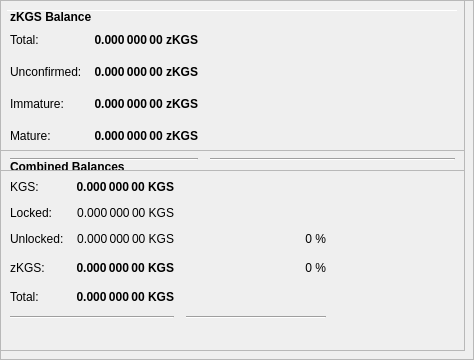
        <widget class="QFrame" name="frameObfuscation">
         <property name="minimumSize">
          <size>
           <width>0</width>
           <height>350</height>
          </size>
         </property>
         <property name="layoutDirection">
          <enum>Qt::LeftToRight</enum>
         </property>
         <property name="frameShape">
          <enum>QFrame::StyledPanel</enum>
         </property>
         <property name="frameShadow">
          <enum>QFrame::Raised</enum>
         </property>
         <widget class="QPushButton" name="runAutoDenom">
          <property name="geometry">
           <rect>
            <x>251</x>
            <y>17</y>
            <width>1</width>
            <height>1</height>
           </rect>
          </property>
          <property name="palette">
           <palette>
            <active>
             <colorrole role="WindowText">
              <brush brushstyle="SolidPattern">
               <color alpha="255">
                <red>0</red>
                <green>0</green>
                <blue>0</blue>
               </color>
              </brush>
             </colorrole>
             <colorrole role="Button">
              <brush brushstyle="SolidPattern">
               <color alpha="255">
                <red>239</red>
                <green>238</green>
                <blue>238</blue>
               </color>
              </brush>
             </colorrole>
             <colorrole role="Light">
              <brush brushstyle="SolidPattern">
               <color alpha="255">
                <red>255</red>
                <green>255</green>
                <blue>255</blue>
               </color>
              </brush>
             </colorrole>
             <colorrole role="Midlight">
              <brush brushstyle="SolidPattern">
               <color alpha="255">
                <red>247</red>
                <green>246</green>
                <blue>246</blue>
               </color>
              </brush>
             </colorrole>
             <colorrole role="Dark">
              <brush brushstyle="SolidPattern">
               <color alpha="255">
                <red>119</red>
                <green>119</green>
                <blue>119</blue>
               </color>
              </brush>
             </colorrole>
             <colorrole role="Mid">
              <brush brushstyle="SolidPattern">
               <color alpha="255">
                <red>159</red>
                <green>159</green>
                <blue>159</blue>
               </color>
              </brush>
             </colorrole>
             <colorrole role="Text">
              <brush brushstyle="SolidPattern">
               <color alpha="255">
                <red>0</red>
                <green>0</green>
                <blue>0</blue>
               </color>
              </brush>
             </colorrole>
             <colorrole role="BrightText">
              <brush brushstyle="SolidPattern">
               <color alpha="255">
                <red>255</red>
                <green>255</green>
                <blue>255</blue>
               </color>
              </brush>
             </colorrole>
             <colorrole role="ButtonText">
              <brush brushstyle="SolidPattern">
               <color alpha="255">
                <red>0</red>
                <green>0</green>
                <blue>0</blue>
               </color>
              </brush>
             </colorrole>
             <colorrole role="Base">
              <brush brushstyle="SolidPattern">
               <color alpha="255">
                <red>255</red>
                <green>255</green>
                <blue>255</blue>
               </color>
              </brush>
             </colorrole>
             <colorrole role="Window">
              <brush brushstyle="SolidPattern">
               <color alpha="255">
                <red>239</red>
                <green>238</green>
                <blue>238</blue>
               </color>
              </brush>
             </colorrole>
             <colorrole role="Shadow">
              <brush brushstyle="SolidPattern">
               <color alpha="255">
                <red>0</red>
                <green>0</green>
                <blue>0</blue>
               </color>
              </brush>
             </colorrole>
             <colorrole role="AlternateBase">
              <brush brushstyle="SolidPattern">
               <color alpha="255">
                <red>247</red>
                <green>246</green>
                <blue>246</blue>
               </color>
              </brush>
             </colorrole>
             <colorrole role="ToolTipBase">
              <brush brushstyle="SolidPattern">
               <color alpha="255">
                <red>255</red>
                <green>255</green>
                <blue>220</blue>
               </color>
              </brush>
             </colorrole>
             <colorrole role="ToolTipText">
              <brush brushstyle="SolidPattern">
               <color alpha="255">
                <red>0</red>
                <green>0</green>
                <blue>0</blue>
               </color>
              </brush>
             </colorrole>
            </active>
            <inactive>
             <colorrole role="WindowText">
              <brush brushstyle="SolidPattern">
               <color alpha="255">
                <red>0</red>
                <green>0</green>
                <blue>0</blue>
               </color>
              </brush>
             </colorrole>
             <colorrole role="Button">
              <brush brushstyle="SolidPattern">
               <color alpha="255">
                <red>239</red>
                <green>238</green>
                <blue>238</blue>
               </color>
              </brush>
             </colorrole>
             <colorrole role="Light">
              <brush brushstyle="SolidPattern">
               <color alpha="255">
                <red>255</red>
                <green>255</green>
                <blue>255</blue>
               </color>
              </brush>
             </colorrole>
             <colorrole role="Midlight">
              <brush brushstyle="SolidPattern">
               <color alpha="255">
                <red>247</red>
                <green>246</green>
                <blue>246</blue>
               </color>
              </brush>
             </colorrole>
             <colorrole role="Dark">
              <brush brushstyle="SolidPattern">
               <color alpha="255">
                <red>119</red>
                <green>119</green>
                <blue>119</blue>
               </color>
              </brush>
             </colorrole>
             <colorrole role="Mid">
              <brush brushstyle="SolidPattern">
               <color alpha="255">
                <red>159</red>
                <green>159</green>
                <blue>159</blue>
               </color>
              </brush>
             </colorrole>
             <colorrole role="Text">
              <brush brushstyle="SolidPattern">
               <color alpha="255">
                <red>0</red>
                <green>0</green>
                <blue>0</blue>
               </color>
              </brush>
             </colorrole>
             <colorrole role="BrightText">
              <brush brushstyle="SolidPattern">
               <color alpha="255">
                <red>255</red>
                <green>255</green>
                <blue>255</blue>
               </color>
              </brush>
             </colorrole>
             <colorrole role="ButtonText">
              <brush brushstyle="SolidPattern">
               <color alpha="255">
                <red>0</red>
                <green>0</green>
                <blue>0</blue>
               </color>
              </brush>
             </colorrole>
             <colorrole role="Base">
              <brush brushstyle="SolidPattern">
               <color alpha="255">
                <red>255</red>
                <green>255</green>
                <blue>255</blue>
               </color>
              </brush>
             </colorrole>
             <colorrole role="Window">
              <brush brushstyle="SolidPattern">
               <color alpha="255">
                <red>239</red>
                <green>238</green>
                <blue>238</blue>
               </color>
              </brush>
             </colorrole>
             <colorrole role="Shadow">
              <brush brushstyle="SolidPattern">
               <color alpha="255">
                <red>0</red>
                <green>0</green>
                <blue>0</blue>
               </color>
              </brush>
             </colorrole>
             <colorrole role="AlternateBase">
              <brush brushstyle="SolidPattern">
               <color alpha="255">
                <red>247</red>
                <green>246</green>
                <blue>246</blue>
               </color>
              </brush>
             </colorrole>
             <colorrole role="ToolTipBase">
              <brush brushstyle="SolidPattern">
               <color alpha="255">
                <red>255</red>
                <green>255</green>
                <blue>220</blue>
               </color>
              </brush>
             </colorrole>
             <colorrole role="ToolTipText">
              <brush brushstyle="SolidPattern">
               <color alpha="255">
                <red>0</red>
                <green>0</green>
                <blue>0</blue>
               </color>
              </brush>
             </colorrole>
            </inactive>
            <disabled>
             <colorrole role="WindowText">
              <brush brushstyle="SolidPattern">
               <color alpha="255">
                <red>119</red>
                <green>119</green>
                <blue>119</blue>
               </color>
              </brush>
             </colorrole>
             <colorrole role="Button">
              <brush brushstyle="SolidPattern">
               <color alpha="255">
                <red>239</red>
                <green>238</green>
                <blue>238</blue>
               </color>
              </brush>
             </colorrole>
             <colorrole role="Light">
              <brush brushstyle="SolidPattern">
               <color alpha="255">
                <red>255</red>
                <green>255</green>
                <blue>255</blue>
               </color>
              </brush>
             </colorrole>
             <colorrole role="Midlight">
              <brush brushstyle="SolidPattern">
               <color alpha="255">
                <red>247</red>
                <green>246</green>
                <blue>246</blue>
               </color>
              </brush>
             </colorrole>
             <colorrole role="Dark">
              <brush brushstyle="SolidPattern">
               <color alpha="255">
                <red>119</red>
                <green>119</green>
                <blue>119</blue>
               </color>
              </brush>
             </colorrole>
             <colorrole role="Mid">
              <brush brushstyle="SolidPattern">
               <color alpha="255">
                <red>159</red>
                <green>159</green>
                <blue>159</blue>
               </color>
              </brush>
             </colorrole>
             <colorrole role="Text">
              <brush brushstyle="SolidPattern">
               <color alpha="255">
                <red>119</red>
                <green>119</green>
                <blue>119</blue>
               </color>
              </brush>
             </colorrole>
             <colorrole role="BrightText">
              <brush brushstyle="SolidPattern">
               <color alpha="255">
                <red>255</red>
                <green>255</green>
                <blue>255</blue>
               </color>
              </brush>
             </colorrole>
             <colorrole role="ButtonText">
              <brush brushstyle="SolidPattern">
               <color alpha="255">
                <red>119</red>
                <green>119</green>
                <blue>119</blue>
               </color>
              </brush>
             </colorrole>
             <colorrole role="Base">
              <brush brushstyle="SolidPattern">
               <color alpha="255">
                <red>239</red>
                <green>238</green>
                <blue>238</blue>
               </color>
              </brush>
             </colorrole>
             <colorrole role="Window">
              <brush brushstyle="SolidPattern">
               <color alpha="255">
                <red>239</red>
                <green>238</green>
                <blue>238</blue>
               </color>
              </brush>
             </colorrole>
             <colorrole role="Shadow">
              <brush brushstyle="SolidPattern">
               <color alpha="255">
                <red>0</red>
                <green>0</green>
                <blue>0</blue>
               </color>
              </brush>
             </colorrole>
             <colorrole role="AlternateBase">
              <brush brushstyle="SolidPattern">
               <color alpha="255">
                <red>239</red>
                <green>238</green>
                <blue>238</blue>
               </color>
              </brush>
             </colorrole>
             <colorrole role="ToolTipBase">
              <brush brushstyle="SolidPattern">
               <color alpha="255">
                <red>255</red>
                <green>255</green>
                <blue>220</blue>
               </color>
              </brush>
             </colorrole>
             <colorrole role="ToolTipText">
              <brush brushstyle="SolidPattern">
               <color alpha="255">
                <red>0</red>
                <green>0</green>
                <blue>0</blue>
               </color>
              </brush>
             </colorrole>
            </disabled>
           </palette>
          </property>
          <property name="focusPolicy">
           <enum>Qt::NoFocus</enum>
          </property>
          <property name="autoFillBackground">
           <bool>true</bool>
          </property>
          <property name="text">
           <string/>
          </property>
          <property name="flat">
           <bool>true</bool>
          </property>
         </widget>
         <widget class="Line" name="line">
          <property name="geometry">
           <rect>
            <x>7</x>
            <y>10</y>
            <width>451</width>
            <height>1</height>
           </rect>
          </property>
          <property name="orientation">
           <enum>Qt::Horizontal</enum>
          </property>
         </widget>
         <widget class="QFrame" name="frame_3">
          <property name="geometry">
           <rect>
            <x>0</x>
            <y>150</y>
            <width>465</width>
            <height>201</height>
           </rect>
          </property>
          <property name="frameShape">
           <enum>QFrame::StyledPanel</enum>
          </property>
          <property name="frameShadow">
           <enum>QFrame::Raised</enum>
          </property>
          <layout class="QVBoxLayout" name="verticalLayout_5">
           <item>
            <layout class="QHBoxLayout" name="horizontalLayout_5" stretch="0">
             <item>
              <widget class="QLabel" name="label_5z">
               <property name="maximumSize">
                <size>
                 <width>16777215</width>
                 <height>20</height>
                </size>
               </property>
               <property name="font">
                <font>
                 <weight>75</weight>
                 <bold>true</bold>
                </font>
               </property>
               <property name="toolTip">
                <string>Combined Balances (including unconfirmed and immature coins)</string>
               </property>
               <property name="text">
                <string>&lt;html&gt;&lt;head/&gt;&lt;body&gt;&lt;p&gt;Combined Balances&lt;/p&gt;&lt;/body&gt;&lt;/html&gt;</string>
               </property>
              </widget>
             </item>
            </layout>
           </item>
           <item>
            <layout class="QGridLayout" name="gridLayout_3">
             <property name="spacing">
              <number>12</number>
             </property>
             <item row="7" column="0" colspan="2">
              <widget class="Line" name="lineSpendableBalance_3">
               <property name="orientation">
                <enum>Qt::Horizontal</enum>
               </property>
              </widget>
             </item>
             <item row="7" column="2">
              <widget class="Line" name="lineWatchBalance_3">
               <property name="sizePolicy">
                <sizepolicy hsizetype="Preferred" vsizetype="Fixed">
                 <horstretch>0</horstretch>
                 <verstretch>0</verstretch>
                </sizepolicy>
               </property>
               <property name="minimumSize">
                <size>
                 <width>140</width>
                 <height>0</height>
                </size>
               </property>
               <property name="orientation">
                <enum>Qt::Horizontal</enum>
               </property>
              </widget>
             </item>
             <item row="4" column="1">
              <widget class="QLabel" name="labelzBalancez">
               <property name="font">
                <font>
                 <weight>75</weight>
                 <bold>true</bold>
                </font>
               </property>
               <property name="cursor">
                <cursorShape>IBeamCursor</cursorShape>
               </property>
               <property name="toolTip">
                <string>Total of transactions that have yet to be confirmed, and do not yet count toward the spendable balance</string>
               </property>
               <property name="text">
                <string notr="true">0.000 000 00 KGS</string>
               </property>
               <property name="alignment">
                <set>Qt::AlignRight|Qt::AlignTrailing|Qt::AlignVCenter</set>
               </property>
               <property name="textInteractionFlags">
                <set>Qt::LinksAccessibleByMouse|Qt::TextSelectableByKeyboard|Qt::TextSelectableByMouse</set>
               </property>
              </widget>
             </item>
             <item row="6" column="1">
              <widget class="QLabel" name="labelTotalz">
               <property name="font">
                <font>
                 <weight>75</weight>
                 <bold>true</bold>
                </font>
               </property>
               <property name="cursor">
                <cursorShape>IBeamCursor</cursorShape>
               </property>
               <property name="toolTip">
                <string>Total Balance, including unconfirmed and immature coins.</string>
               </property>
               <property name="text">
                <string notr="true">0.000 000 00 KGS</string>
               </property>
               <property name="alignment">
                <set>Qt::AlignRight|Qt::AlignTrailing|Qt::AlignVCenter</set>
               </property>
               <property name="textInteractionFlags">
                <set>Qt::LinksAccessibleByMouse|Qt::TextSelectableByKeyboard|Qt::TextSelectableByMouse</set>
               </property>
              </widget>
             </item>
             <item row="4" column="3">
              <spacer name="horizontalSpacer_6">
               <property name="orientation">
                <enum>Qt::Horizontal</enum>
               </property>
               <property name="sizeHint" stdset="0">
                <size>
                 <width>40</width>
                 <height>20</height>
                </size>
               </property>
              </spacer>
             </item>
             <item row="6" column="0">
              <widget class="QLabel" name="labelTotalTextz">
               <property name="text">
                <string>Total:</string>
               </property>
              </widget>
             </item>
             <item row="1" column="0">
              <widget class="QLabel" name="labelBalanceTextz">
               <property name="text">
                <string>KGS:</string>
               </property>
              </widget>
             </item>
             <item row="1" column="1">
              <widget class="QLabel" name="labelBalancez">
               <property name="font">
                <font>
                 <weight>75</weight>
                 <bold>true</bold>
                </font>
               </property>
               <property name="cursor">
                <cursorShape>IBeamCursor</cursorShape>
               </property>
               <property name="toolTip">
                <string>Your current spendable balance</string>
               </property>
               <property name="text">
                <string notr="true">0.000 000 00 KGS</string>
               </property>
               <property name="alignment">
                <set>Qt::AlignRight|Qt::AlignTrailing|Qt::AlignVCenter</set>
               </property>
               <property name="textInteractionFlags">
                <set>Qt::LinksAccessibleByMouse|Qt::TextSelectableByKeyboard|Qt::TextSelectableByMouse</set>
               </property>
              </widget>
             </item>
             <item row="4" column="0">
              <widget class="QLabel" name="labelzBalanceTextz">
               <property name="toolTip">
                <string/>
               </property>
               <property name="text">
                <string>zKGS:</string>
               </property>
              </widget>
             </item>
             <item row="4" column="2">
              <widget class="QLabel" name="labelzKGSPercent">
               <property name="toolTip">
                <string>Current percentage of zKGS.
If AutoMint is enabled this percentage will settle around the configured AutoMint percentage (default = 10%)</string>
               </property>
               <property name="text">
                <string>0 %</string>
               </property>
               <property name="alignment">
                <set>Qt::AlignRight|Qt::AlignTrailing|Qt::AlignVCenter</set>
               </property>
              </widget>
             </item>
             <item row="6" column="2">
              <widget class="QLabel" name="label100Percent">
               <property name="text">
                <string/>
               </property>
               <property name="alignment">
                <set>Qt::AlignRight|Qt::AlignTrailing|Qt::AlignVCenter</set>
               </property>
              </widget>
             </item>
             <item row="2" column="1">
              <widget class="QLabel" name="labelLockedBalance">
               <property name="toolTip">
                <string>Locked KGS or Masternode collaterals. These are excluded from zKGS minting.</string>
               </property>
               <property name="text">
                <string>0.000 000 00 KGS</string>
               </property>
               <property name="alignment">
                <set>Qt::AlignRight|Qt::AlignTrailing|Qt::AlignVCenter</set>
               </property>
              </widget>
             </item>
             <item row="2" column="0">
              <widget class="QLabel" name="labelLockedBalanceText">
               <property name="toolTip">
                <string>Locked KGS or Masternode collaterals. These are excluded from zKGS minting.</string>
               </property>
               <property name="text">
                <string>Locked:</string>
               </property>
              </widget>
             </item>
             <item row="3" column="0">
              <widget class="QLabel" name="labelUnLockedBalanceText">
               <property name="toolTip">
                <string>Unlocked KGSs. These can be used for zKGS minting.</string>
               </property>
               <property name="text">
                <string>Unlocked:</string>
               </property>
              </widget>
             </item>
             <item row="3" column="1">
              <widget class="QLabel" name="labelUnLockedBalance">
               <property name="toolTip">
                <string>Unlocked KGSs. These can be used for zKGS minting.</string>
               </property>
               <property name="text">
                <string>0.000 000 00 KGS</string>
               </property>
               <property name="alignment">
                <set>Qt::AlignRight|Qt::AlignTrailing|Qt::AlignVCenter</set>
               </property>
              </widget>
             </item>
             <item row="3" column="2">
              <widget class="QLabel" name="labelKGSPercent">
               <property name="text">
                <string>0 %</string>
               </property>
               <property name="alignment">
                <set>Qt::AlignRight|Qt::AlignTrailing|Qt::AlignVCenter</set>
               </property>
              </widget>
             </item>
            </layout>
           </item>
           <item>
            <spacer name="verticalSpacer">
             <property name="orientation">
              <enum>Qt::Vertical</enum>
             </property>
             <property name="sizeHint" stdset="0">
              <size>
               <width>20</width>
               <height>40</height>
              </size>
             </property>
            </spacer>
           </item>
          </layout>
         </widget>
         <widget class="QFrame" name="frame_4">
          <property name="geometry">
           <rect>
            <x>0</x>
            <y>0</y>
            <width>465</width>
            <height>171</height>
           </rect>
          </property>
          <property name="frameShape">
           <enum>QFrame::StyledPanel</enum>
          </property>
          <property name="frameShadow">
           <enum>QFrame::Raised</enum>
          </property>
          <layout class="QVBoxLayout" name="verticalLayout_7">
           <item>
            <layout class="QHBoxLayout" name="horizontalLayout_8" stretch="0">
             <item>
              <widget class="QLabel" name="label_5z_3">
               <property name="maximumSize">
                <size>
                 <width>16777215</width>
                 <height>20</height>
                </size>
               </property>
               <property name="font">
                <font>
                 <weight>75</weight>
                 <bold>true</bold>
                </font>
               </property>
               <property name="text">
                <string>zKGS Balance</string>
               </property>
              </widget>
             </item>
            </layout>
           </item>
           <item>
            <layout class="QGridLayout" name="gridLayout_5">
             <property name="spacing">
              <number>12</number>
             </property>
             <item row="4" column="0">
              <widget class="QLabel" name="labelzBalanceMatureText">
               <property name="toolTip">
                <string>Mature: more than 20 confirmation and more than 1 mints of the same denomination after it was minted.
These zKGS are spendable.</string>
               </property>
               <property name="text">
                <string>Mature:</string>
               </property>
              </widget>
             </item>
             <item row="5" column="0" colspan="2">
              <widget class="Line" name="lineSpendableBalance_5">
               <property name="orientation">
                <enum>Qt::Horizontal</enum>
               </property>
              </widget>
             </item>
             <item row="1" column="1">
              <widget class="QLabel" name="labelzBalance">
               <property name="font">
                <font>
                 <weight>75</weight>
                 <bold>true</bold>
                </font>
               </property>
               <property name="cursor">
                <cursorShape>IBeamCursor</cursorShape>
               </property>
               <property name="toolTip">
                <string>All available zKGS, unconfirmed and immature zKGS included.</string>
               </property>
               <property name="text">
                <string notr="true">0.000 000 00 zKGS</string>
               </property>
               <property name="alignment">
                <set>Qt::AlignRight|Qt::AlignTrailing|Qt::AlignVCenter</set>
               </property>
               <property name="textInteractionFlags">
                <set>Qt::LinksAccessibleByMouse|Qt::TextSelectableByKeyboard|Qt::TextSelectableByMouse</set>
               </property>
              </widget>
             </item>
             <item row="5" column="2">
              <widget class="Line" name="lineWatchBalance_5">
               <property name="sizePolicy">
                <sizepolicy hsizetype="Preferred" vsizetype="Fixed">
                 <horstretch>0</horstretch>
                 <verstretch>0</verstretch>
                </sizepolicy>
               </property>
               <property name="minimumSize">
                <size>
                 <width>140</width>
                 <height>0</height>
                </size>
               </property>
               <property name="orientation">
                <enum>Qt::Horizontal</enum>
               </property>
              </widget>
             </item>
             <item row="1" column="0">
              <widget class="QLabel" name="labelzBalanceText">
               <property name="toolTip">
                <string>All available zKGS, unconfirmed and immature zKGS included.</string>
               </property>
               <property name="text">
                <string>Total:</string>
               </property>
              </widget>
             </item>
             <item row="1" column="2">
              <spacer name="horizontalSpacer_8">
               <property name="orientation">
                <enum>Qt::Horizontal</enum>
               </property>
               <property name="sizeHint" stdset="0">
                <size>
                 <width>40</width>
                 <height>20</height>
                </size>
               </property>
              </spacer>
             </item>
             <item row="4" column="2">
              <spacer name="horizontalSpacer_4">
               <property name="orientation">
                <enum>Qt::Horizontal</enum>
               </property>
               <property name="sizeHint" stdset="0">
                <size>
                 <width>40</width>
                 <height>20</height>
                </size>
               </property>
              </spacer>
             </item>
             <item row="4" column="1">
              <widget class="QLabel" name="labelzBalanceMature">
               <property name="font">
                <font>
                 <weight>75</weight>
                 <bold>true</bold>
                </font>
               </property>
               <property name="toolTip">
                <string>Mature: more than 20 confirmation and more than 1 mints of the same denomination after it was minted.
These zKGS are spendable.</string>
               </property>
               <property name="text">
                <string>0.000 000 00 zKGS</string>
               </property>
               <property name="alignment">
                <set>Qt::AlignRight|Qt::AlignTrailing|Qt::AlignVCenter</set>
               </property>
              </widget>
             </item>
             <item row="2" column="0">
              <widget class="QLabel" name="labelzBalanceUnconfirmedText">
               <property name="toolTip">
                <string>Unconfirmed: less than 20 confirmations
Immature: confirmed, but less than 1 mints of the same denomination after it was minted</string>
               </property>
               <property name="text">
                <string>Unconfirmed:</string>
               </property>
              </widget>
             </item>
             <item row="2" column="1">
              <widget class="QLabel" name="labelzBalanceUnconfirmed">
               <property name="font">
                <font>
                 <weight>75</weight>
                 <bold>true</bold>
                </font>
               </property>
               <property name="toolTip">
                <string>Unconfirmed: less than 20 confirmations
Immature: confirmed, but less than 1 mints of the same denomination after it was minted</string>
               </property>
               <property name="text">
                <string>0.000 000 00 zKGS</string>
               </property>
               <property name="alignment">
                <set>Qt::AlignRight|Qt::AlignTrailing|Qt::AlignVCenter</set>
               </property>
              </widget>
             </item>
             <item row="2" column="2">
              <spacer name="horizontalSpacer_5">
               <property name="orientation">
                <enum>Qt::Horizontal</enum>
               </property>
               <property name="sizeHint" stdset="0">
                <size>
                 <width>40</width>
                 <height>20</height>
                </size>
               </property>
              </spacer>
             </item>
             <item row="3" column="0">
              <widget class="QLabel" name="labelzBalanceImmatureText">
               <property name="toolTip">
                <string>Unconfirmed: less than 20 confirmations
Immature: confirmed, but less than 1 mints of the same denomination after it was minted</string>
               </property>
               <property name="text">
                <string>Immature:</string>
               </property>
              </widget>
             </item>
             <item row="3" column="1">
              <widget class="QLabel" name="labelzBalanceImmature">
               <property name="font">
                <font>
                 <weight>75</weight>
                 <bold>true</bold>
                </font>
               </property>
               <property name="toolTip">
                <string>Unconfirmed: less than 20 confirmations
Immature: confirmed, but less than 1 mints of the same denomination after it was minted</string>
               </property>
               <property name="text">
                <string>0.000 000 00 zKGS</string>
               </property>
               <property name="alignment">
                <set>Qt::AlignRight|Qt::AlignTrailing|Qt::AlignVCenter</set>
               </property>
              </widget>
             </item>
             <item row="3" column="2">
              <spacer name="horizontalSpacer_7">
               <property name="orientation">
                <enum>Qt::Horizontal</enum>
               </property>
               <property name="sizeHint" stdset="0">
                <size>
                 <width>40</width>
                 <height>20</height>
                </size>
               </property>
              </spacer>
             </item>
            </layout>
           </item>
          </layout>
         </widget>
        </widget>
